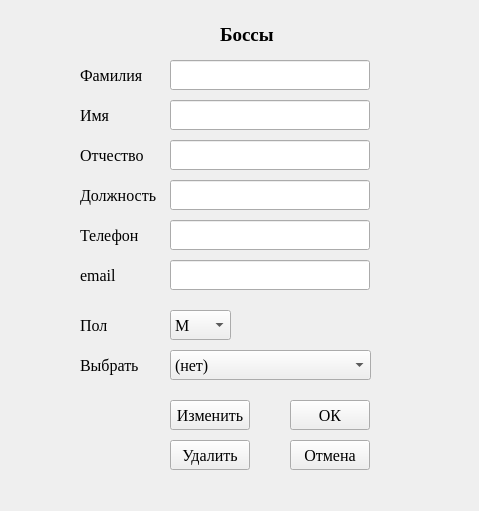
<?xml version="1.0" encoding="UTF-8"?>
<ui version="4.0">
 <class>form_new_boss</class>
 <widget class="QWidget" name="form_new_boss">
  <property name="geometry">
   <rect>
    <x>0</x>
    <y>0</y>
    <width>479</width>
    <height>511</height>
   </rect>
  </property>
  <property name="windowTitle">
   <string>Form</string>
  </property>
  <widget class="QLabel" name="label">
   <property name="geometry">
    <rect>
     <x>220</x>
     <y>20</y>
     <width>141</width>
     <height>30</height>
    </rect>
   </property>
   <property name="font">
    <font>
     <family>Times New Roman</family>
     <pointsize>14</pointsize>
     <bold>true</bold>
    </font>
   </property>
   <property name="frameShape">
    <enum>QFrame::NoFrame</enum>
   </property>
   <property name="lineWidth">
    <number>0</number>
   </property>
   <property name="text">
    <string>Боссы</string>
   </property>
  </widget>
  <widget class="QLabel" name="label_2">
   <property name="geometry">
    <rect>
     <x>80</x>
     <y>180</y>
     <width>91</width>
     <height>30</height>
    </rect>
   </property>
   <property name="font">
    <font>
     <family>Times New Roman</family>
     <pointsize>12</pointsize>
    </font>
   </property>
   <property name="text">
    <string>Должность</string>
   </property>
  </widget>
  <widget class="QLineEdit" name="post">
   <property name="geometry">
    <rect>
     <x>170</x>
     <y>180</y>
     <width>200</width>
     <height>30</height>
    </rect>
   </property>
   <property name="font">
    <font>
     <pointsize>12</pointsize>
    </font>
   </property>
  </widget>
  <widget class="QLabel" name="label_3">
   <property name="geometry">
    <rect>
     <x>80</x>
     <y>60</y>
     <width>81</width>
     <height>30</height>
    </rect>
   </property>
   <property name="font">
    <font>
     <family>Times New Roman</family>
     <pointsize>12</pointsize>
    </font>
   </property>
   <property name="text">
    <string>Фамилия</string>
   </property>
  </widget>
  <widget class="QLineEdit" name="family">
   <property name="geometry">
    <rect>
     <x>170</x>
     <y>60</y>
     <width>200</width>
     <height>30</height>
    </rect>
   </property>
   <property name="font">
    <font>
     <pointsize>12</pointsize>
    </font>
   </property>
  </widget>
  <widget class="QPushButton" name="b_cancel">
   <property name="geometry">
    <rect>
     <x>290</x>
     <y>440</y>
     <width>80</width>
     <height>30</height>
    </rect>
   </property>
   <property name="font">
    <font>
     <family>Times New Roman</family>
     <pointsize>12</pointsize>
    </font>
   </property>
   <property name="text">
    <string>Отмена</string>
   </property>
  </widget>
  <widget class="QPushButton" name="b_ok">
   <property name="geometry">
    <rect>
     <x>290</x>
     <y>400</y>
     <width>80</width>
     <height>30</height>
    </rect>
   </property>
   <property name="font">
    <font>
     <family>Times New Roman</family>
     <pointsize>12</pointsize>
    </font>
   </property>
   <property name="text">
    <string>ОК</string>
   </property>
  </widget>
  <widget class="QLabel" name="label_4">
   <property name="geometry">
    <rect>
     <x>80</x>
     <y>220</y>
     <width>81</width>
     <height>30</height>
    </rect>
   </property>
   <property name="font">
    <font>
     <family>Times New Roman</family>
     <pointsize>12</pointsize>
    </font>
   </property>
   <property name="text">
    <string>Телефон</string>
   </property>
  </widget>
  <widget class="QLineEdit" name="phone">
   <property name="geometry">
    <rect>
     <x>170</x>
     <y>220</y>
     <width>200</width>
     <height>30</height>
    </rect>
   </property>
   <property name="font">
    <font>
     <pointsize>12</pointsize>
    </font>
   </property>
  </widget>
  <widget class="QLabel" name="label_5">
   <property name="geometry">
    <rect>
     <x>80</x>
     <y>260</y>
     <width>81</width>
     <height>30</height>
    </rect>
   </property>
   <property name="font">
    <font>
     <family>Times New Roman</family>
     <pointsize>12</pointsize>
    </font>
   </property>
   <property name="text">
    <string>email</string>
   </property>
  </widget>
  <widget class="QLineEdit" name="email">
   <property name="geometry">
    <rect>
     <x>170</x>
     <y>260</y>
     <width>200</width>
     <height>30</height>
    </rect>
   </property>
   <property name="font">
    <font>
     <pointsize>12</pointsize>
    </font>
   </property>
  </widget>
  <widget class="QComboBox" name="cb_select">
   <property name="geometry">
    <rect>
     <x>170</x>
     <y>350</y>
     <width>201</width>
     <height>30</height>
    </rect>
   </property>
   <property name="font">
    <font>
     <family>Times New Roman</family>
     <pointsize>12</pointsize>
    </font>
   </property>
   <item>
    <property name="text">
     <string>(нет)</string>
    </property>
   </item>
  </widget>
  <widget class="QLabel" name="label_6">
   <property name="geometry">
    <rect>
     <x>80</x>
     <y>350</y>
     <width>161</width>
     <height>31</height>
    </rect>
   </property>
   <property name="font">
    <font>
     <family>Times New Roman</family>
     <pointsize>12</pointsize>
    </font>
   </property>
   <property name="text">
    <string>Выбрать</string>
   </property>
  </widget>
  <widget class="QLabel" name="label_7">
   <property name="geometry">
    <rect>
     <x>80</x>
     <y>100</y>
     <width>81</width>
     <height>30</height>
    </rect>
   </property>
   <property name="font">
    <font>
     <family>Times New Roman</family>
     <pointsize>12</pointsize>
    </font>
   </property>
   <property name="text">
    <string>Имя</string>
   </property>
  </widget>
  <widget class="QLineEdit" name="name">
   <property name="geometry">
    <rect>
     <x>170</x>
     <y>100</y>
     <width>200</width>
     <height>30</height>
    </rect>
   </property>
   <property name="font">
    <font>
     <pointsize>12</pointsize>
    </font>
   </property>
  </widget>
  <widget class="QLabel" name="label_8">
   <property name="geometry">
    <rect>
     <x>80</x>
     <y>140</y>
     <width>81</width>
     <height>30</height>
    </rect>
   </property>
   <property name="font">
    <font>
     <family>Times New Roman</family>
     <pointsize>12</pointsize>
    </font>
   </property>
   <property name="text">
    <string>Отчество</string>
   </property>
  </widget>
  <widget class="QLineEdit" name="surname">
   <property name="geometry">
    <rect>
     <x>170</x>
     <y>140</y>
     <width>200</width>
     <height>30</height>
    </rect>
   </property>
   <property name="font">
    <font>
     <pointsize>12</pointsize>
    </font>
   </property>
  </widget>
  <widget class="QPushButton" name="b_change">
   <property name="geometry">
    <rect>
     <x>170</x>
     <y>400</y>
     <width>80</width>
     <height>30</height>
    </rect>
   </property>
   <property name="font">
    <font>
     <family>Times New Roman</family>
     <pointsize>12</pointsize>
    </font>
   </property>
   <property name="text">
    <string>Изменить</string>
   </property>
  </widget>
  <widget class="QPushButton" name="b_kill">
   <property name="geometry">
    <rect>
     <x>170</x>
     <y>440</y>
     <width>80</width>
     <height>30</height>
    </rect>
   </property>
   <property name="font">
    <font>
     <family>Times New Roman</family>
     <pointsize>12</pointsize>
    </font>
   </property>
   <property name="text">
    <string>Удалить</string>
   </property>
  </widget>
  <widget class="QComboBox" name="cb_sex">
   <property name="geometry">
    <rect>
     <x>170</x>
     <y>310</y>
     <width>61</width>
     <height>30</height>
    </rect>
   </property>
   <property name="font">
    <font>
     <family>Times New Roman</family>
     <pointsize>12</pointsize>
    </font>
   </property>
   <item>
    <property name="text">
     <string>М</string>
    </property>
   </item>
   <item>
    <property name="text">
     <string>Ж</string>
    </property>
   </item>
  </widget>
  <widget class="QLabel" name="label_9">
   <property name="geometry">
    <rect>
     <x>80</x>
     <y>310</y>
     <width>49</width>
     <height>30</height>
    </rect>
   </property>
   <property name="font">
    <font>
     <family>Times New Roman</family>
     <pointsize>12</pointsize>
    </font>
   </property>
   <property name="text">
    <string>Пол</string>
   </property>
  </widget>
 </widget>
 <resources/>
 <connections/>
</ui>
